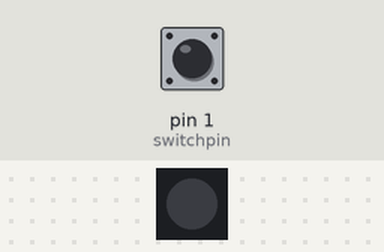
This sketch was run on a simulated Arduino Uno, built with avr-gcc and run on an emulated ATmega328P. On the bench: 1 RGB LEDs in strip order, left to right. The inputs (shaded band) are chosen by the test bench; at power-on: pin 1 (switchpin) LOW. Dim RGB values are drawn brighter than linear.

Above: at 1.8 s.
1.9 s: pin 1 (switchpin) pulled HIGH for 0.6 s
At 2.1 s:
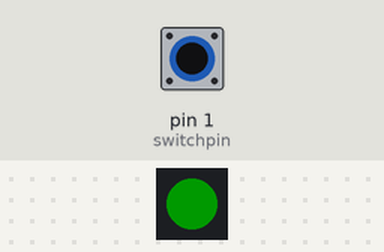
At 2.6 s:
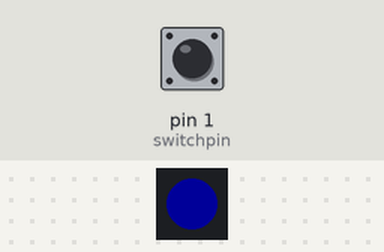
4.9 s: pin 1 (switchpin) pulled HIGH for 3.2 s
Timing chart, 0 to 15.6 s (numbered marks = the images above; inputs shaded):
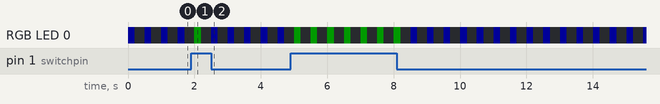

The sketch:

Gemma_switch_neopixel.ino
```cpp
/*
Gemma_switch_neopixel.ino

Board:  Adafruit Gemma (ATiny85 8Mhz)
Programmer:  USBtinyISP

or

Board:  Gemma M0
Programmer:  USBasp

Workshop by Jill Dawson
Intro to Programming with Arduino:  An Electrifying Way to Add Color, Light, and Interactivity to Your Creations
___________________
 */

//In the first section, set variables with colors to use and define objects you'll be using.
#include <Adafruit_NeoPixel.h>


uint32_t color1 = 0x00ff00, //green
         color2 = 0x0000ff, //blue
         color3 = 0xff0000; //red

//attach one side of the swith to pin D1 and the other to 3Vo
int switchpin = 1;

//attach the NeoPixel data lead to pin D0
int neopin = 0;

//There is one NeoPixel controlled on D0:  aka neopin
Adafruit_NeoPixel pixels = Adafruit_NeoPixel(1, neopin);

//The setup will only run once at the start of the program.
void setup() {
pinMode (switchpin, INPUT);  //Gemma will listen for input on pin 1, which is also the pin of the red onboard LED
digitalWrite(switchpin, LOW); //HIGH pulls the pin to ground through the onboard LED, turning it on
pixels.begin();
pixels.setBrightness(25);

}

// The third section is a loop that will run repeatedly to check the value of the switch.
void loop() {
if(digitalRead(switchpin)==HIGH){
  neoPattern(color1);
  } else {
  neoPattern(color2);
  }
  delay(100);
}

// The fourth section contains the function or procedure that is run in the loop above.  It will flash a color based upon the switch.
void neoPattern(uint32_t acol){
  pixels.setPixelColor(0, acol);
  pixels.show();
  delay(200);
  pixels.setPixelColor(0,0);
  pixels.show();
  delay(200);
}
```
